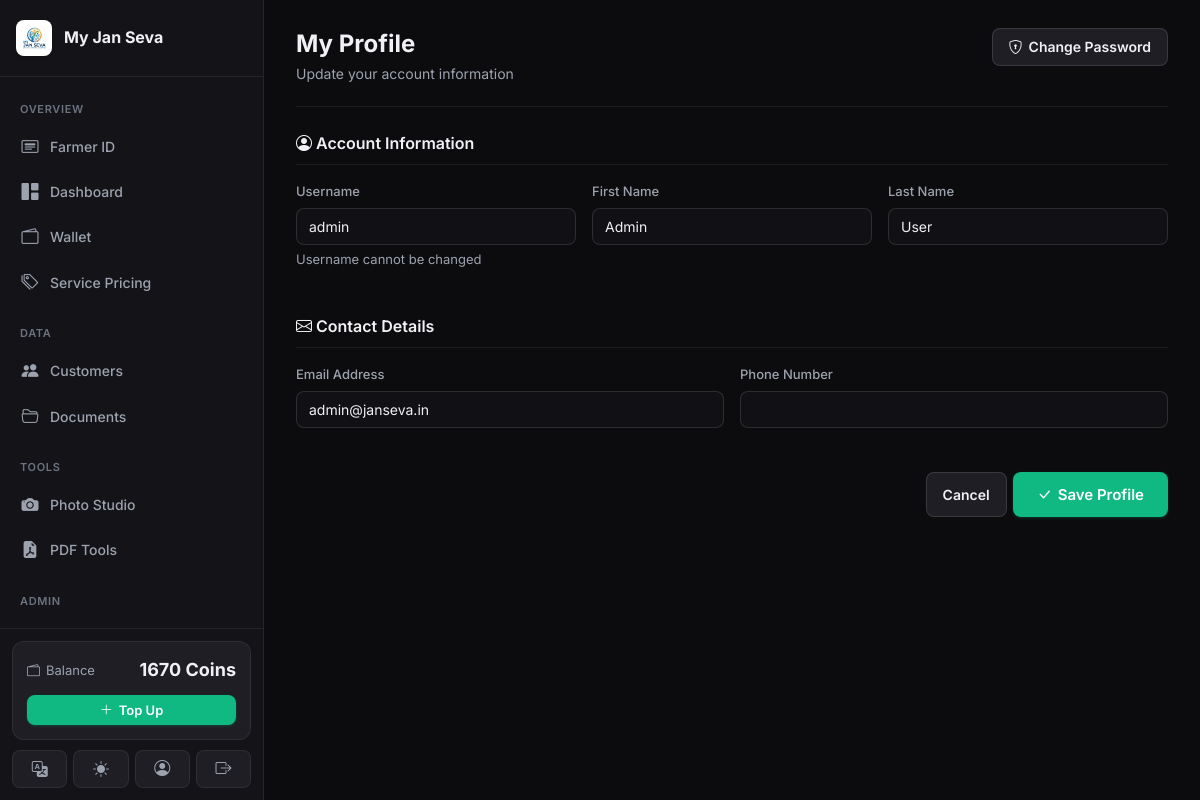
Page /accounts/profile/ (signed in) on the committed database.
### apps/wallet/models.py (models this page shows, shortened)
class Wallet(models.Model):
    user = models.OneToOneField(settings.AUTH_USER_MODEL, on_delete=models.CASCADE, related_name='wallet')
    balance = models.DecimalField(max_digits=10, decimal_places=2, default=Decimal('0.00'))
    created_at = models.DateTimeField(auto_now_add=True)
    updated_at = models.DateTimeField(auto_now=True)

### apps/accounts/models.py (models this page shows, shortened)
class CustomUser(AbstractUser):
    ROLE_CHOICES = [
        ('admin', 'Super Admin'),
        ('operator', 'Portal User / Operator'),
    ]
    role = models.CharField(max_length=20, choices=ROLE_CHOICES, default='operator')
    phone = models.CharField(max_length=15, blank=True)
    business_name = models.CharField(max_length=120, blank=True)
    city = models.CharField(max_length=80, blank=True)
    state = models.CharField(max_length=80, blank=True)
    address = models.TextField(blank=True)
    profile_photo = models.ImageField(upload_to='profiles/', blank=True, null=True)
    is_approved = models.BooleanField(default=True)
    created_at = models.DateTimeField(auto_now_add=True)
    updated_at = models.DateTimeField(auto_now=True)
    class Meta:
        verbose_name = 'User'
        verbose_name_plural = 'Users'
    @property
    def is_admin(self):
        return self.role == 'admin'

### apps/accounts/views.py (the view)
# urls.py: path('profile/', views.profile_view, name='profile'),
@login_required
def profile_view(request):
    if request.method == 'POST':
        form = ProfileForm(request.POST, request.FILES, instance=request.user)
        if form.is_valid():
            form.save()
            messages.success(request, 'Profile updated successfully.')
            return redirect('accounts:profile')
    else:
        form = ProfileForm(instance=request.user)
    return render(request, 'accounts/profile.html', {'form': form})

### apps/accounts/forms.py
class ProfileForm(forms.ModelForm):
    class Meta:
        model = CustomUser
        fields = ['first_name', 'last_name', 'email', 'phone', 'business_name', 'city', 'state', 'address', 'profile_photo']
    def __init__(self, *args, **kwargs):
        super().__init__(*args, **kwargs)
        for field in self.fields.values():
            field.widget.attrs.setdefault('class', 'form-control')

### apps/core/context_processors.py (called while the page is built)
def site_settings(request):
    return {
        'SITE_NAME': 'My Jan Seva',
        'SITE_TAGLINE': 'Complete Document & ID Services Platform',
    }

### apps/pricing/context_processors.py (called while the page is built)
def service_prices(request):
    prices = cache.get('service_prices')
    if prices is None:
        prices = {s.slug: s for s in Service.objects.filter(is_active=True)}
        cache.set('service_prices', prices, 300)
    return {'service_prices': prices}

### apps/wallet/context_processors.py (called while the page is built)
def wallet_balance(request):
    if request.user.is_authenticated:
        try:
            balance = request.user.wallet.balance
        except Wallet.DoesNotExist:
            balance = 0
        return {'wallet_balance': balance}
    return {'wallet_balance': 0}

### templates/accounts/profile.html (shortened to what this page needs)
{% extends "base.html" %}
{% block content %}
<div class="page-header">
  <div>
    <h1>My Profile</h1>
    <div class="subtitle">Update your account information</div>
  </div>
  <a href="{% url 'accounts:change_password' %}" class="btn btn-secondary"><i class="bi bi-shield-lock"></i> Change Password</a>
</div>
<form method="post" enctype="multipart/form-data">
  <div class="form-section">
    <div class="form-section-title"><i class="bi bi-person-circle"></i> Account Information</div>
    <div class="form-row-3">
      <div class="form-group">
        <label class="form-label">Username</label>
        <input type="text" class="form-control" value="{{ user.username }}" disabled>
        <div class="text-sm text-muted" style="margin-top:4px">Username cannot be changed</div>
      </div>
      <div class="form-group">
        <label class="form-label">First Name</label>
        {{ form.first_name }}
      </div>
      <div class="form-group">
        <label class="form-label">Last Name</label>
        {{ form.last_name }}
      </div>
    </div>
  </div>
  <div class="form-section">
    <div class="form-section-title"><i class="bi bi-envelope"></i> Contact Details</div>
    <div class="form-row">
      <div class="form-group">
        <label class="form-label">Email Address</label>
        {{ form.email }}
      </div>
      <div class="form-group">
        <label class="form-label">Phone Number</label>
        {{ form.phone }}
      </div>
    </div>
  </div>
  <div class="d-flex gap-1" style="justify-content:flex-end">
    <a href="{% url 'dashboard:home' %}" class="btn btn-secondary">Cancel</a>
    <button type="submit" class="btn btn-primary btn-lg"><i class="bi bi-check-lg"></i> Save Profile</button>
  </div>
</form>
{% endblock %}

### templates/base.html (shortened to what this page needs)
{% load static humanize %}
<!DOCTYPE html>
<html lang="en" data-theme="dark">
<head>
  <link rel="stylesheet" href="https://cdn.jsdelivr.net/npm/bootstrap-icons@1.11.3/font/bootstrap-icons.min.css">
  <link rel="stylesheet" href="{% static 'css/main.css' %}">
</head>
<body>
{% if user.is_authenticated %}
<div class="app-shell">
  <aside class="sidebar" id="sidebar">
    <div class="sidebar-top">
      <div class="sidebar-brand">
        <div class="sidebar-brand-icon" style="background: white; box-shadow: 0 2px 4px rgba(0,0,0,0.05);"><img src="{% static 'logo.png' %}" alt="Logo" style="width: 24px; height: 24px; object-fit: contain;"></div>
        <div class="sidebar-brand-text">
          <span class="sidebar-brand-name">My Jan Seva</span>
        </div>
      </div>
    </div>
    <nav class="sidebar-nav" id="sidebarNav">
      <div class="nav-group">
        <div class="nav-group-label">Overview</div>
        <a href="{% url 'id_cards:home' %}" class="nav-link {% if request.resolver_match.namespace == 'id_cards' %}active{% endif %}">
          <i class="bi bi-card-heading"></i><span>Farmer ID</span>
        </a>
        <a href="{% url 'dashboard:home' %}" class="nav-link {% if request.resolver_match.namespace == 'dashboard' %}active{% endif %}">
          <i class="bi bi-grid-1x2-fill"></i><span>Dashboard</span>
        </a>
        <a href="{% url 'wallet:dashboard' %}" class="nav-link {% if request.resolver_match.namespace == 'wallet' %}active{% endif %}">
          <i class="bi bi-wallet2"></i><span>Wallet</span>
        </a>
        <a href="{% url 'pricing:view_pricing' %}" class="nav-link {% if request.resolver_match.url_name == 'view_pricing' %}active{% endif %}">
          <i class="bi bi-tags"></i><span>Service Pricing</span>
        </a>
      </div>
      <div class="nav-group">
        <div class="nav-group-label">Data</div>
        <a href="{% url 'customers:list' %}" class="nav-link {% if request.resolver_match.namespace == 'customers' %}active{% endif %}">
          <i class="bi bi-people-fill"></i><span>Customers</span>
        </a>
        <a href="{% url 'documents:list' %}" class="nav-link {% if request.resolver_match.namespace == 'documents' %}active{% endif %}">
          <i class="bi bi-folder2-open"></i><span>Documents</span>
        </a>
      </div>
      <div class="nav-group">
        <div class="nav-group-label">Tools</div>
        <a href="{% url 'photo_studio:workspace' %}" class="nav-link {% if request.resolver_match.namespace == 'photo_studio' %}active{% endif %}">
          <i class="bi bi-camera-fill"></i><span>Photo Studio</span>
        </a>
        <a href="{% url 'pdf_workspace:home' %}" class="nav-link {% if request.resolver_match.namespace == 'pdf_workspace' %}active{% endif %}">
          <i class="bi bi-file-earmark-pdf-fill"></i><span>PDF Tools</span>
        </a>
      </div>
      {% if user.is_admin %}
      <div class="nav-group">
        <div class="nav-group-label">Admin</div>
        <a href="{% url 'pricing:list' %}" class="nav-link {% if request.resolver_match.namespace == 'pricing' %}active{% endif %}">
          <i class="bi bi-tags-fill"></i><span>Pricing</span>
        </a>
      </div>
      {% endif %}
    </nav>
    <div class="sidebar-footer">
      <div class="sidebar-wallet">
        <div class="sidebar-wallet-row">
          <span class="sidebar-wallet-label"><i class="bi bi-wallet2"></i> Balance</span>
          <span class="sidebar-wallet-amt">{{ wallet_balance|floatformat:0 }} Coins</span>
        </div>
        <a href="{% url 'wallet:topup' %}" class="btn btn-primary btn-sm btn-block">
          <i class="bi bi-plus-lg"></i> Top Up
        </a>
      </div>
      <div class="sidebar-actions">
        <button id="langToggleBtn" class="sidebar-action-btn" title="Switch Language / भाषा बदलें">
          <i class="bi bi-translate"></i>
        </button>
        <button id="themeToggleBtn" class="sidebar-action-btn" title="Toggle Theme">
          <i id="themeToggleIcon" class="bi bi-sun-fill"></i>
        </button>
        <a href="{% url 'accounts:profile' %}" class="sidebar-action-btn" title="Profile">
          <i class="bi bi-person-circle"></i>
        </a>
        <a href="{% url 'accounts:logout' %}" class="sidebar-action-btn sidebar-action-btn--danger" title="Logout">
          <i class="bi bi-box-arrow-right"></i>
        </a>
      </div>
    </div>
  </aside>
  <div class="main-area">
    <main class="page-body">
      {% block content %}{% endblock %}
    </main>
  </div>
</div>
{% else %}
  {% block auth_content %}{% endblock %}
{% endif %}
</body>
</html>

### rows in the picture
Wallet: balance "1670"
CustomUser: username "admin", first_name "Admin", last_name "User", email "admin@janseva.in"
